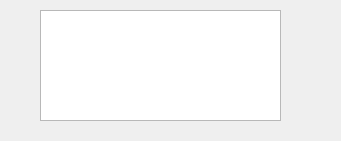
    <widget class="QWidget" name="pageMacros">
     <property name="geometry">
      <rect>
       <x>0</x>
       <y>0</y>
       <width>341</width>
       <height>141</height>
      </rect>
     </property>
     <attribute name="icon">
      <iconset resource="resources.qrc">
       <normaloff>:/img/img/macro.png</normaloff>:/img/img/macro.png</iconset>
     </attribute>
     <attribute name="label">
      <string>Aciones Simples</string>
     </attribute>
     <widget class="QPushButton" name="pushButtonElegirMacro">
      <property name="geometry">
       <rect>
        <x>290</x>
        <y>50</y>
        <width>32</width>
        <height>31</height>
       </rect>
      </property>
      <property name="toolTip">
       <string>Agregar Acción</string>
      </property>
      <property name="text">
       <string/>
      </property>
      <property name="icon">
       <iconset resource="resources.qrc">
        <normaloff>:/img/img/arrow_right.png</normaloff>:/img/img/arrow_right.png</iconset>
      </property>
      <property name="iconSize">
       <size>
        <width>32</width>
        <height>32</height>
       </size>
      </property>
      <property name="flat">
       <bool>true</bool>
      </property>
     </widget>
     <widget class="QListWidget" name="listWidgetMacros">
      <property name="geometry">
       <rect>
        <x>40</x>
        <y>10</y>
        <width>241</width>
        <height>111</height>
       </rect>
      </property>
      <property name="maximumSize">
       <size>
        <width>16777215</width>
        <height>16777215</height>
       </size>
      </property>
      <property name="font">
       <font>
        <family>Consolas</family>
       </font>
      </property>
      <property name="viewMode">
       <enum>QListView::ListMode</enum>
      </property>
     </widget>
     <widget class="QPushButton" name="pushButtonNuevaMacro">
      <property name="geometry">
       <rect>
        <x>0</x>
        <y>10</y>
        <width>32</width>
        <height>28</height>
       </rect>
      </property>
      <property name="toolTip">
       <string>Nueva Acción</string>
      </property>
      <property name="whatsThis">
       <string>Definir Nueva Acción</string>
      </property>
      <property name="text">
       <string/>
      </property>
      <property name="icon">
       <iconset resource="resources.qrc">
        <normaloff>:/img/img/add.png</normaloff>:/img/img/add.png</iconset>
      </property>
      <property name="iconSize">
       <size>
        <width>24</width>
        <height>24</height>
       </size>
      </property>
      <property name="autoDefault">
       <bool>true</bool>
      </property>
      <property name="flat">
       <bool>true</bool>
      </property>
     </widget>
     <widget class="QPushButton" name="pushButtonBorrarMacro">
      <property name="geometry">
       <rect>
        <x>0</x>
        <y>40</y>
        <width>32</width>
        <height>28</height>
       </rect>
      </property>
      <property name="toolTip">
       <string>Eliminar Acción</string>
      </property>
      <property name="whatsThis">
       <string>Eliminar Acción</string>
      </property>
      <property name="text">
       <string/>
      </property>
      <property name="icon">
       <iconset resource="resources.qrc">
        <normaloff>:/img/img/delete.png</normaloff>:/img/img/delete.png</iconset>
      </property>
      <property name="iconSize">
       <size>
        <width>24</width>
        <height>24</height>
       </size>
      </property>
      <property name="default">
       <bool>false</bool>
      </property>
      <property name="flat">
       <bool>true</bool>
      </property>
     </widget>
    </widget>
